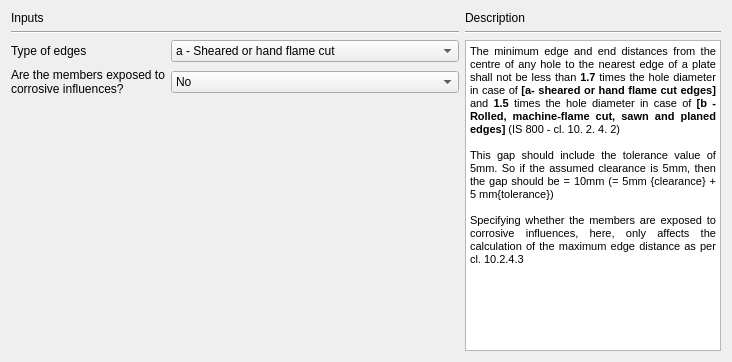
     <widget class="QWidget" name="tab_Detailing">
      <attribute name="title">
       <string>Detailing</string>
      </attribute>
      <layout class="QGridLayout" name="gridLayout_18">
       <item row="0" column="0">
        <layout class="QGridLayout" name="gridLayout_17">
         <item row="0" column="0">
          <layout class="QGridLayout" name="gridLayout_6">
           <item row="0" column="0">
            <widget class="QLabel" name="label_38">
             <property name="text">
              <string>Inputs</string>
             </property>
            </widget>
           </item>
           <item row="1" column="0">
            <widget class="Line" name="line_11">
             <property name="orientation">
              <enum>Qt::Horizontal</enum>
             </property>
            </widget>
           </item>
          </layout>
         </item>
         <item row="1" column="0">
          <layout class="QGridLayout" name="gridLayout_4">
           <item row="0" column="0">
            <widget class="QLabel" name="label_39">
             <property name="text">
              <string>Type of edges</string>
             </property>
            </widget>
           </item>
           <item row="0" column="1">
            <widget class="QComboBox" name="combo_detailingEdgeType">
             <item>
              <property name="text">
               <string>a - Sheared or hand flame cut</string>
              </property>
             </item>
             <item>
              <property name="text">
               <string>b - Rolled, machine-flame cut, sawn and planed</string>
              </property>
             </item>
            </widget>
           </item>
           <item row="1" column="0">
            <widget class="QLabel" name="label_40">
             <property name="text">
              <string>Are the members exposed to
corrosive influences?</string>
             </property>
            </widget>
           </item>
           <item row="1" column="1">
            <widget class="QComboBox" name="combo_detailing_memebers">
             <item>
              <property name="text">
               <string>No</string>
              </property>
             </item>
             <item>
              <property name="text">
               <string>Yes</string>
              </property>
             </item>
            </widget>
           </item>
          </layout>
         </item>
        </layout>
       </item>
       <item row="0" column="1" rowspan="2">
        <layout class="QGridLayout" name="gridLayout_10">
         <item row="1" column="0">
          <widget class="Line" name="line_6">
           <property name="orientation">
            <enum>Qt::Horizontal</enum>
           </property>
          </widget>
         </item>
         <item row="0" column="0">
          <widget class="QLabel" name="label_18">
           <property name="text">
            <string>Description</string>
           </property>
          </widget>
         </item>
         <item row="2" column="0">
          <widget class="QTextBrowser" name="textBrowser_detailingDescription">
           <property name="minimumSize">
            <size>
             <width>210</width>
             <height>0</height>
            </size>
           </property>
           <property name="html">
            <string>&lt;!DOCTYPE HTML PUBLIC &quot;-//W3C//DTD HTML 4.0//EN&quot; &quot;http://www.w3.org/TR/REC-html40/strict.dtd&quot;&gt;
&lt;html&gt;&lt;head&gt;&lt;meta name=&quot;qrichtext&quot; content=&quot;1&quot; /&gt;&lt;style type=&quot;text/css&quot;&gt;
p, li { white-space: pre-wrap; }
&lt;/style&gt;&lt;/head&gt;&lt;body style=&quot; font-family:'Arial'; font-size:7.8pt; font-weight:400; font-style:normal;&quot;&gt;
&lt;p align=&quot;justify&quot; style=&quot; margin-top:0px; margin-bottom:0px; margin-left:0px; margin-right:0px; -qt-block-indent:0; text-indent:0px;&quot;&gt;&lt;span style=&quot; font-family:'MS Shell Dlg 2'; font-size:8pt;&quot;&gt;The minimum edge and end distances from the centre of any hole to the nearest edge of a plate shall not be less than &lt;/span&gt;&lt;span style=&quot; font-family:'MS Shell Dlg 2'; font-size:8pt; font-weight:600;&quot;&gt;1.7&lt;/span&gt;&lt;span style=&quot; font-family:'MS Shell Dlg 2'; font-size:8pt;&quot;&gt; times the hole diameter in case of &lt;/span&gt;&lt;span style=&quot; font-family:'MS Shell Dlg 2'; font-size:8pt; font-weight:600;&quot;&gt;[a- sheared or hand flame cut edges] &lt;/span&gt;&lt;span style=&quot; font-family:'MS Shell Dlg 2'; font-size:8pt;&quot;&gt;and &lt;/span&gt;&lt;span style=&quot; font-family:'MS Shell Dlg 2'; font-size:8pt; font-weight:600;&quot;&gt;1.5 &lt;/span&gt;&lt;span style=&quot; font-family:'MS Shell Dlg 2'; font-size:8pt;&quot;&gt;times the hole diameter in case of &lt;/span&gt;&lt;span style=&quot; font-family:'MS Shell Dlg 2'; font-size:8pt; font-weight:600;&quot;&gt;[b - Rolled, machine-flame cut, sawn and planed edges]&lt;/span&gt;&lt;span style=&quot; font-family:'MS Shell Dlg 2'; font-size:8pt;&quot;&gt; (IS 800 - cl. 10. 2. 4. 2)&lt;/span&gt;&lt;/p&gt;
&lt;p align=&quot;justify&quot; style=&quot;-qt-paragraph-type:empty; margin-top:0px; margin-bottom:0px; margin-left:0px; margin-right:0px; -qt-block-indent:0; text-indent:0px; font-family:'Calibri'; font-size:8pt; vertical-align:middle;&quot;&gt;&lt;br /&gt;&lt;/p&gt;
&lt;p align=&quot;justify&quot; style=&quot; margin-top:0px; margin-bottom:0px; margin-left:0px; margin-right:0px; -qt-block-indent:0; text-indent:0px;&quot;&gt;&lt;span style=&quot; font-family:'MS Shell Dlg 2'; font-size:8pt;&quot;&gt;This gap should include the tolerance value of 5mm. So if the assumed clearance is 5mm, then the gap should be = 10mm (= 5mm {clearance} + 5 mm{tolerance})&lt;/span&gt;&lt;/p&gt;
&lt;p align=&quot;justify&quot; style=&quot;-qt-paragraph-type:empty; margin-top:0px; margin-bottom:0px; margin-left:0px; margin-right:0px; -qt-block-indent:0; text-indent:0px; font-family:'Calibri'; font-size:8pt;&quot;&gt;&lt;br /&gt;&lt;/p&gt;
&lt;p align=&quot;justify&quot; style=&quot; margin-top:0px; margin-bottom:0px; margin-left:0px; margin-right:0px; -qt-block-indent:0; text-indent:0px;&quot;&gt;&lt;span style=&quot; font-family:'MS Shell Dlg 2'; font-size:8pt;&quot;&gt;Specifying whether the members are exposed to corrosive influences, here, only affects the calculation of the maximum edge distance as per cl. 10.2.4.3&lt;/span&gt;&lt;/p&gt;
&lt;p align=&quot;justify&quot; style=&quot;-qt-paragraph-type:empty; margin-top:0px; margin-bottom:0px; margin-left:0px; margin-right:0px; -qt-block-indent:0; text-indent:0px; font-family:'MS Shell Dlg 2'; font-size:8pt;&quot;&gt;&lt;br /&gt;&lt;/p&gt;&lt;/body&gt;&lt;/html&gt;</string>
           </property>
          </widget>
         </item>
        </layout>
       </item>
       <item row="1" column="0">
        <spacer name="verticalSpacer_3">
         <property name="orientation">
          <enum>Qt::Vertical</enum>
         </property>
         <property name="sizeHint" stdset="0">
          <size>
           <width>20</width>
           <height>255</height>
          </size>
         </property>
        </spacer>
       </item>
      </layout>
     </widget>
